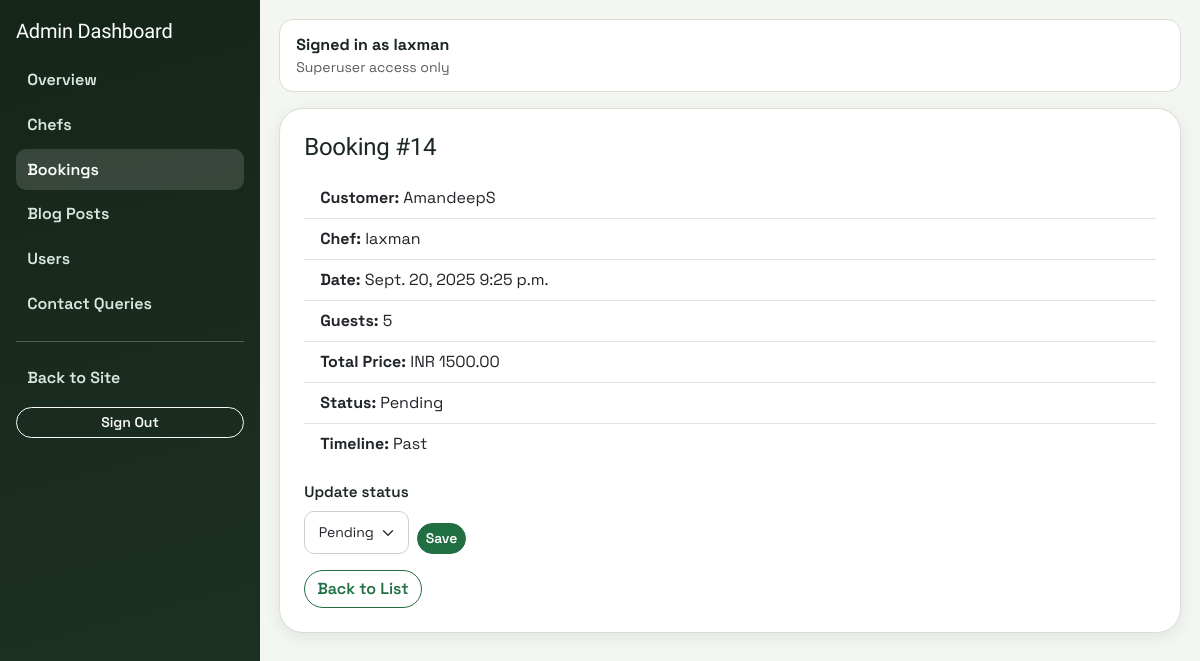
Before: /myadmin/bookings/view/14/ (signed in) with the older database file.
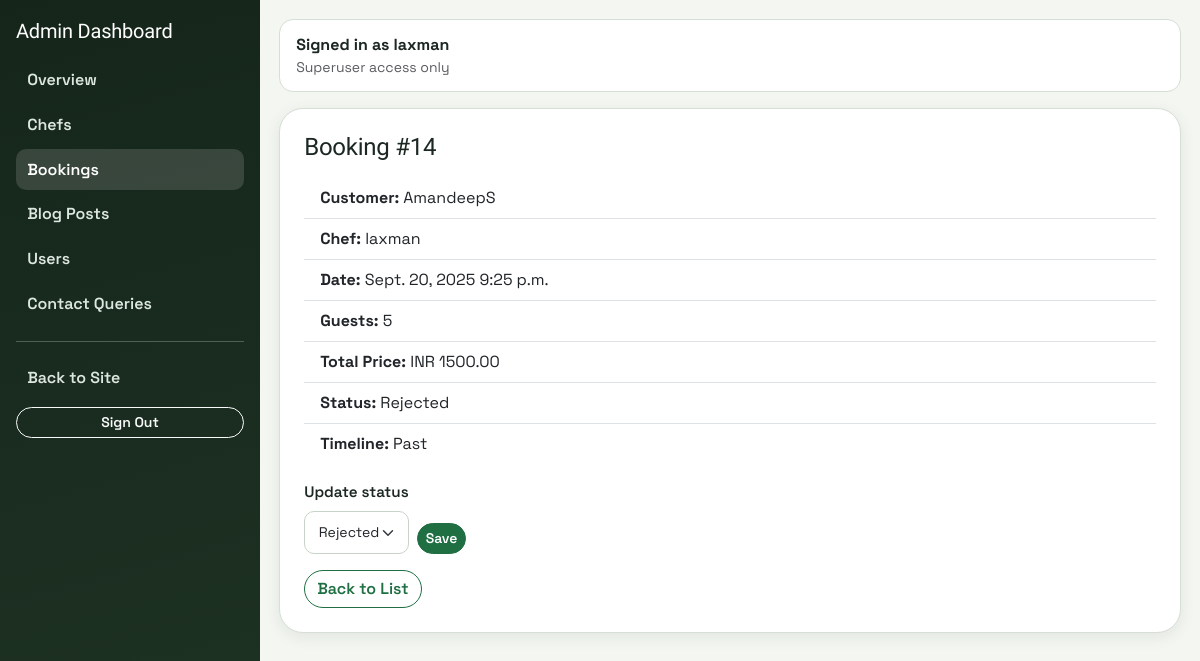
After: the same page with the newer database file.
### booking/models.py (models this page shows, shortened)
class Booking(models.Model):
    STATUS_CHOICES = [
        ('Pending', 'Pending'),
        ('Accepted', 'Accepted'),
        ('Rejected', 'Rejected'),
    ]
    customer = models.ForeignKey(settings.AUTH_USER_MODEL, on_delete=models.CASCADE)
    chef = models.ForeignKey('Chef', on_delete=models.CASCADE)
    date = models.DateField()
    time = models.TimeField()
    person = models.PositiveIntegerField()
    total_price = models.DecimalField(max_digits=8, decimal_places=2)
    status = models.CharField(max_length=20, choices=STATUS_CHOICES, default='Pending', db_index=True)
    is_deleted = models.BooleanField(default=False, db_index=True)
    deleted_at = models.DateTimeField(blank=True, null=True)
    deleted_by = models.ForeignKey(
        settings.AUTH_USER_MODEL,
        on_delete=models.SET_NULL,
        null=True,
        blank=True,
        related_name="deleted_bookings",
    )
    objects = ActiveBookingManager()
    all_objects = BookingQuerySet.as_manager()
    @property
    def scheduled_at(self):
        return datetime.combine(self.date, self.time).replace(tzinfo=dt_timezone.utc)
    @property
    def is_past(self):
        return self.scheduled_at < timezone.now()
    class Meta:
        indexes = [
            models.Index(fields=["date"]),
            models.Index(fields=["status", "date"]),
            models.Index(fields=["is_deleted", "date"]),
        ]

class Chef(models.Model):
    user = models.OneToOneField(settings.AUTH_USER_MODEL, on_delete=models.CASCADE)
    name = models.CharField(max_length=100)
    specialty = models.CharField(max_length=200)
    experience = models.PositiveIntegerField()  # years
    team_members = models.PositiveIntegerField(
        validators=[MinValueValidator(2)],
        blank=True,
        null=True
    )
    price_per_person = models.DecimalField(max_digits=8, decimal_places=2)
    image = models.ImageField(upload_to='chef_dishes/', blank=True, null=True)

### custom_admin/views.py (the view)
# urls.py: path("bookings/view/<int:pk>/", views.booking_view, name="booking_view"),
@admin_required
def booking_view(request, pk):
    booking = get_object_or_404(Booking.all_objects.select_related("customer", "chef"), pk=pk)
    status_form = BookingStatusForm(instance=booking)
    return render(request, "custom_admin/booking_view.html", {"booking": booking, "status_form": status_form})

### custom_admin/forms.py
class BookingStatusForm(forms.ModelForm):
    class Meta:
        model = Booking
        fields = ["status"]
        widgets = {
            "status": forms.Select(attrs={"class": "form-select form-select-sm"}),
        }

### booking/context_processors.py (called while the page is built)
def chef_context(request):
    chef = None
    profile = None
    is_admin_user = False
    if request.user.is_authenticated:
        chef = Chef.objects.filter(user=request.user).first()
        profile = getattr(request.user, "profile", None)
        is_admin_user = request.user.is_superuser
    return {"chef": chef, "user_profile": profile, "is_admin_user": is_admin_user}

### custom_admin/views.py (called while the page is built)
def admin_required(view_func):
    @wraps(view_func)
    def wrapper(request, *args, **kwargs):
        if not request.user.is_authenticated:
            login_url = reverse("custom_admin:login")
            return redirect(f"{login_url}?next={request.path}")
        if not request.user.is_superuser:
            return HttpResponseForbidden("You do not have permission to access this module.")
        return view_func(request, *args, **kwargs)
    return wrapper

### custom_admin/templates/custom_admin/booking_view.html (shortened to what this page needs)
{% extends "custom_admin/base.html" %}
{% block content %}
<div class="page-card p-4" style="max-width:920px;">
  <h2 class="h4 mb-3">Booking #{{ booking.pk }}</h2>
  <ul class="list-group list-group-flush mb-3">
    <li class="list-group-item"><strong>Customer:</strong> {{ booking.customer.username }}</li>
    <li class="list-group-item"><strong>Chef:</strong> {{ booking.chef.name }}</li>
    <li class="list-group-item"><strong>Date:</strong> {{ booking.date }} {{ booking.time }}</li>
    <li class="list-group-item"><strong>Guests:</strong> {{ booking.person }}</li>
    <li class="list-group-item"><strong>Total Price:</strong> INR {{ booking.total_price }}</li>
    <li class="list-group-item"><strong>Status:</strong> {{ booking.status }}</li>
    <li class="list-group-item"><strong>Timeline:</strong> {% if booking.is_deleted %}Archived{% elif booking.is_past %}Past{% else %}Upcoming{% endif %}</li>
  </ul>
  {% if not booking.is_deleted %}
  <form method="post" action="{% url 'custom_admin:booking_update_status' booking.pk %}" class="d-flex gap-2 align-items-end">
    <div>
      <label class="form-label">Update status</label>
      {{ status_form.status }}
    </div>
    <button type="submit" class="btn btn-primary btn-sm">Save</button>
  </form>
  {% else %}
  <p class="text-muted">Archived bookings cannot be updated.</p>
  {% endif %}
  <a href="{% url 'custom_admin:booking_list' %}" class="btn btn-outline-primary mt-3">Back to List</a>
</div>
{% endblock %}

Changed rows visible on the page:
changed Booking "AmandeepS": status "Pending" → "Rejected"
